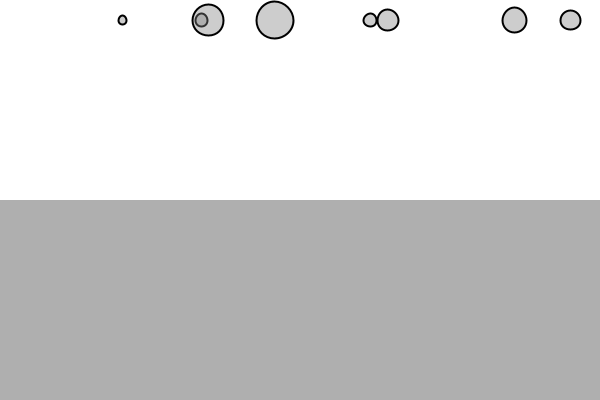
Frame 1 (no input)
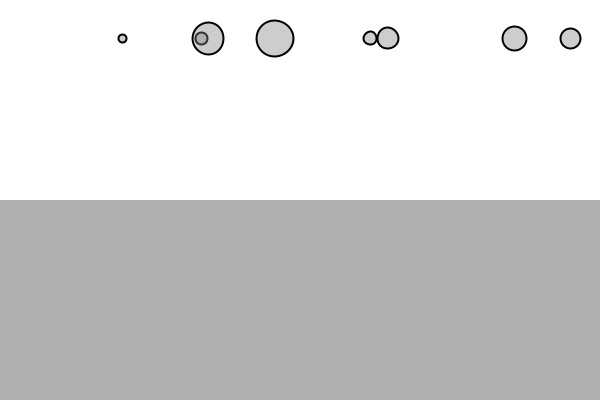
Frame 60 (the mouse pressed at the canvas centre just before this capture)
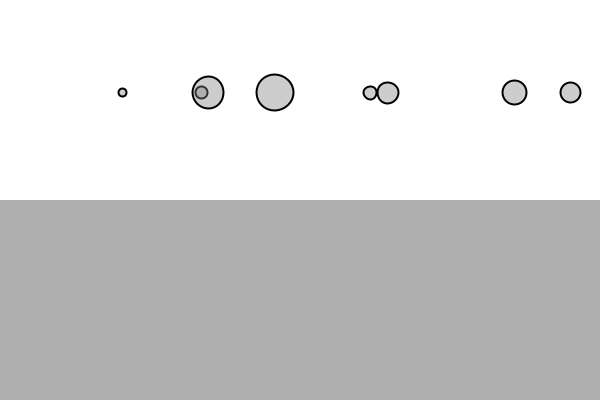
Frame 120 (the mouse held since frame 60 and released just before this capture)

The Processing sketch that drew these frames (run headless with seeded random() and noise(); from frame 60 on, the mouse is pressed at the canvas centre):

// Processing sketch: project1
// ── project1.pde
Ball[] balls; //<>//
liquid liquid;
void setup() {

  size(600, 400);
  smooth();
  balls = new Ball[8];
  for (int i = 0; i < balls.length; i++) {
    balls[i] = new Ball();
  }
  liquid = new liquid(0, height/2, width, height/2, 0.1);
}

void draw() {

  background(255);
  liquid.display();
  for (Ball b : balls) {

    if(liquid.contains(b)){
      
      PVector dragForce = liquid.drag(b);
      b.applyForce(dragForce);
      
    }
    
    PVector gravity = new PVector(0, 0.01*b.mass);
    b.applyForce(gravity);
    //PVector wind = new PVector(0.2, 0);
    //b.applyForce(wind);
  

    b.move();
    b.checkEdges();
    b.display();
  }
}
// ── Ball.pde
class Ball {

  PVector location;
  PVector velocity;
  PVector acceleration;
  float mass;

  Ball() {

    location = new PVector(random(width),20);
    velocity = new PVector(0, 0);
    acceleration = new PVector(0, 0);
    mass = random(0.5,4);
  }
  //Newton's 2nd Law
  void applyForce(PVector f) {
    //Copy force to not mess with f for others objects
    PVector force = PVector.div(f, mass);
    acceleration.add(force);
  }

  void move() {
    velocity.add(acceleration);
    location.add(velocity);
    acceleration.mult(0);
  }

 void checkEdges() {
    if (location.y > height) {
      velocity.y *= -0.9;  // A little dampening when hitting the bottom
      location.y = height;
    }
  }

  void display() {

    stroke(0);
    strokeWeight(2);
    fill(127,100);
    ellipse(location.x, location.y, mass*15, mass*15);
  }
}
// ── liquid.pde
class liquid{
  
  float x;
  float y;
  float w;
  float h;
  float c;
  
  liquid(float x_, float y_, float w_, float h_, float c_){
    
    x = x_;
    y = y_;
    w = w_;
    h = h_;
    c = c_;
    
  }
  
 PVector drag(Ball m) {
    // Magnitude is coefficient * speed squared
    float speed = m.velocity.mag();
    float dragMagnitude = c * speed * speed;

    // Direction is inverse of velocity
    PVector dragForce = m.velocity.get();
    dragForce.mult(-1);

    // Scale according to magnitude
    // dragForce.setMag(dragMagnitude);
    dragForce.normalize();
    dragForce.mult(dragMagnitude);
    return dragForce;
  }
  
  void display(){
    
    noStroke();
    fill(51,100);
    rect(x, y, w, h);
    
  }
  
  boolean contains(Ball m) {
    PVector l = m.location;
    return l.x > x && l.x < x + w && l.y > y && l.y < y + h;
  }
  
  
  
  
  
  
  
  
  
  
}
